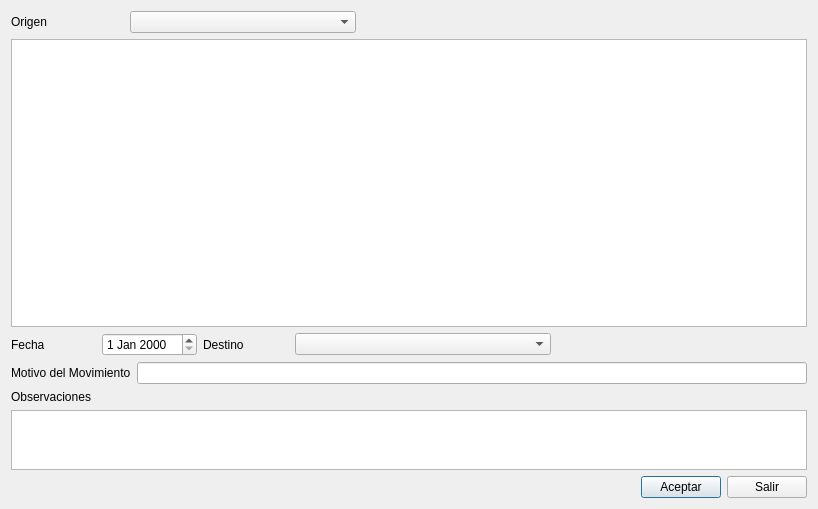
<?xml version="1.0" encoding="UTF-8"?>
<ui version="4.0">
 <class>Dialog</class>
 <widget class="QDialog" name="Dialog">
  <property name="windowModality">
   <enum>Qt::ApplicationModal</enum>
  </property>
  <property name="geometry">
   <rect>
    <x>0</x>
    <y>0</y>
    <width>818</width>
    <height>509</height>
   </rect>
  </property>
  <property name="windowTitle">
   <string>Mover Transformador</string>
  </property>
  <property name="modal">
   <bool>true</bool>
  </property>
  <layout class="QVBoxLayout" name="verticalLayout_2">
   <item>
    <layout class="QVBoxLayout" name="verticalLayout" stretch="0,0,0,0,0,0,0">
     <property name="spacing">
      <number>6</number>
     </property>
     <item>
      <layout class="QHBoxLayout" name="horizontalLayout_4" stretch="1,2,4">
       <item>
        <widget class="QLabel" name="label_4">
         <property name="text">
          <string>Origen</string>
         </property>
        </widget>
       </item>
       <item>
        <widget class="QComboBox" name="cmbOrigen"/>
       </item>
       <item>
        <spacer name="horizontalSpacer_3">
         <property name="orientation">
          <enum>Qt::Horizontal</enum>
         </property>
         <property name="sizeHint" stdset="0">
          <size>
           <width>40</width>
           <height>20</height>
          </size>
         </property>
        </spacer>
       </item>
      </layout>
     </item>
     <item>
      <widget class="QTableWidget" name="tblListado">
       <property name="font">
        <font>
         <pointsize>8</pointsize>
         <kerning>false</kerning>
        </font>
       </property>
       <property name="frameShape">
        <enum>QFrame::StyledPanel</enum>
       </property>
       <property name="frameShadow">
        <enum>QFrame::Plain</enum>
       </property>
       <property name="horizontalScrollBarPolicy">
        <enum>Qt::ScrollBarAlwaysOff</enum>
       </property>
       <property name="sizeAdjustPolicy">
        <enum>QAbstractScrollArea::AdjustToContents</enum>
       </property>
       <property name="editTriggers">
        <set>QAbstractItemView::NoEditTriggers</set>
       </property>
       <property name="alternatingRowColors">
        <bool>true</bool>
       </property>
       <property name="selectionMode">
        <enum>QAbstractItemView::SingleSelection</enum>
       </property>
       <property name="selectionBehavior">
        <enum>QAbstractItemView::SelectRows</enum>
       </property>
       <property name="sortingEnabled">
        <bool>true</bool>
       </property>
       <attribute name="verticalHeaderVisible">
        <bool>false</bool>
       </attribute>
       <attribute name="verticalHeaderHighlightSections">
        <bool>true</bool>
       </attribute>
      </widget>
     </item>
     <item>
      <layout class="QHBoxLayout" name="horizontalLayout_2" stretch="1,1,1,3,3">
       <item>
        <widget class="QLabel" name="label">
         <property name="text">
          <string>Fecha</string>
         </property>
        </widget>
       </item>
       <item>
        <widget class="QDateEdit" name="datFecha"/>
       </item>
       <item>
        <widget class="QLabel" name="label_3">
         <property name="text">
          <string>Destino</string>
         </property>
        </widget>
       </item>
       <item>
        <widget class="QComboBox" name="cmbDestino"/>
       </item>
       <item>
        <spacer name="horizontalSpacer_2">
         <property name="orientation">
          <enum>Qt::Horizontal</enum>
         </property>
         <property name="sizeHint" stdset="0">
          <size>
           <width>40</width>
           <height>20</height>
          </size>
         </property>
        </spacer>
       </item>
      </layout>
     </item>
     <item>
      <layout class="QHBoxLayout" name="horizontalLayout_5">
       <item>
        <widget class="QLabel" name="label_5">
         <property name="text">
          <string>Motivo del Movimiento</string>
         </property>
        </widget>
       </item>
       <item>
        <widget class="QLineEdit" name="txtMotivo"/>
       </item>
      </layout>
     </item>
     <item>
      <widget class="QLabel" name="label_2">
       <property name="text">
        <string>Observaciones</string>
       </property>
      </widget>
     </item>
     <item>
      <layout class="QHBoxLayout" name="horizontalLayout_3">
       <item>
        <widget class="QTextEdit" name="txtObservaciones">
         <property name="sizePolicy">
          <sizepolicy hsizetype="Expanding" vsizetype="Fixed">
           <horstretch>0</horstretch>
           <verstretch>0</verstretch>
          </sizepolicy>
         </property>
         <property name="maximumSize">
          <size>
           <width>16777215</width>
           <height>60</height>
          </size>
         </property>
        </widget>
       </item>
      </layout>
     </item>
     <item>
      <layout class="QHBoxLayout" name="horizontalLayout">
       <item>
        <spacer name="horizontalSpacer">
         <property name="orientation">
          <enum>Qt::Horizontal</enum>
         </property>
         <property name="sizeHint" stdset="0">
          <size>
           <width>40</width>
           <height>20</height>
          </size>
         </property>
        </spacer>
       </item>
       <item>
        <widget class="QPushButton" name="cmdAceptar">
         <property name="text">
          <string>Aceptar</string>
         </property>
        </widget>
       </item>
       <item>
        <widget class="QPushButton" name="cmdSalir">
         <property name="text">
          <string>Salir</string>
         </property>
        </widget>
       </item>
      </layout>
     </item>
    </layout>
   </item>
  </layout>
 </widget>
 <resources/>
 <connections/>
</ui>
